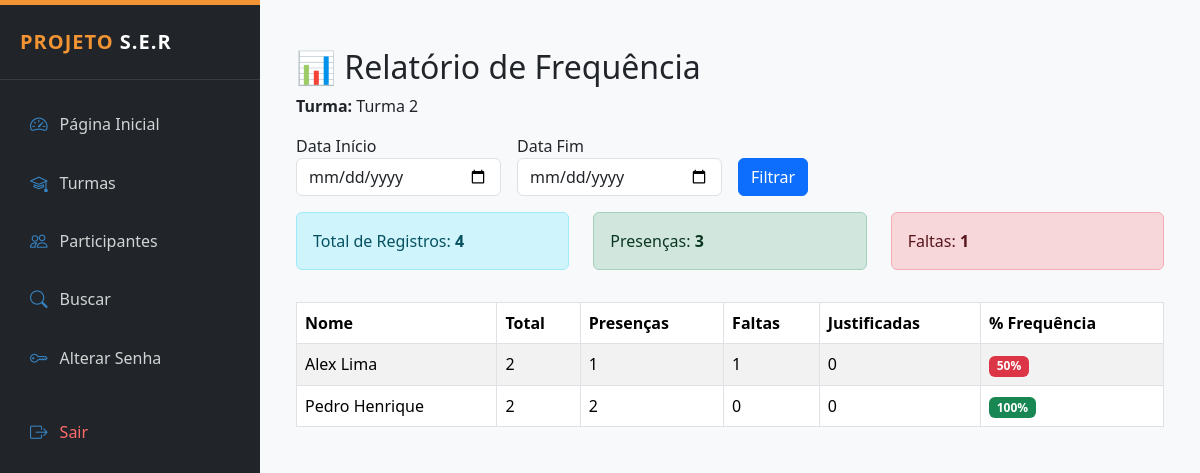
The page /public/presenca_relatorios.php?turma_id=3 on the database as committed earlier.
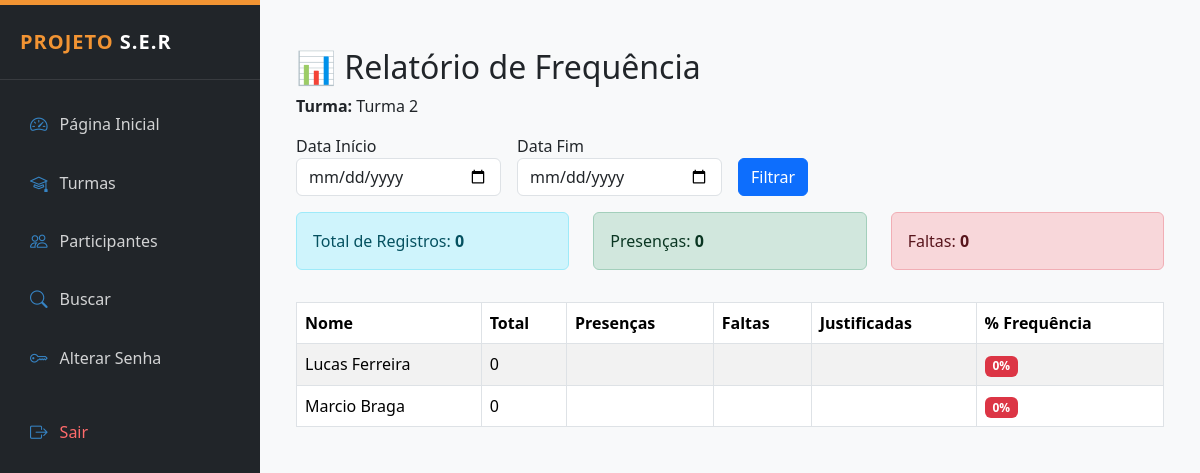
The same page on the database as committed later.
### tables this page shows
CREATE TABLE `turmas` (
  `id` int(11) NOT NULL,
  `nome` varchar(120) NOT NULL,
  `descricao` text DEFAULT NULL,
  `responsavel` varchar(100) DEFAULT NULL,
  `data_inicio` date DEFAULT NULL,
  `data_fim` date DEFAULT NULL,
  `status` enum('ativa','encerrada') DEFAULT 'ativa',
  `criado_em` timestamp NOT NULL DEFAULT current_timestamp(),
  `usuario_id` int(11) DEFAULT NULL
);

CREATE TABLE `participantes` (
  `id` int(11) NOT NULL,
  `nome` varchar(120) NOT NULL,
  `numero_processo` varchar(50) DEFAULT NULL,
  `cpf` varchar(11) DEFAULT NULL,
  `data_nascimento` date DEFAULT NULL,
  `telefone` varchar(20) DEFAULT NULL,
  `email` varchar(120) DEFAULT NULL,
  `endereco` varchar(150) DEFAULT NULL,
  `bairro` varchar(100) DEFAULT NULL,
  `turma_id` int(11) DEFAULT NULL,
  `observacoes` text DEFAULT NULL,
  `criado_em` timestamp NOT NULL DEFAULT current_timestamp(),
  `caso_id` int(11) DEFAULT NULL,
  `status` enum('ativo','inativo') DEFAULT 'ativo',
  `total_passagens` int(11) DEFAULT 1
);

### public/presenca_relatorios.php (the view, shortened to what this page needs)
<?php
require_once __DIR__ . "/../config/conexao.php";
require_once __DIR__ ."/../layout/admin_header.php";
$turma_id = $_GET['turma_id'] ?? null;
$data_inicio = $_GET['data_inicio'] ?? null;
$data_fim = $_GET['data_fim'] ?? null;
$stmt = $pdo->prepare("SELECT * FROM turmas WHERE id = ?");
$stmt->execute([$turma_id]);
$turma = $stmt->fetch();
$filtro_data = "";
$params = [$turma_id];
$stmt = $pdo->prepare("
SELECT
    p.id,
    p.nome,
    COUNT(pr.id) as total,
    SUM(pr.status = 'presente') as presencas,
    SUM(pr.status = 'falta') as faltas,
    SUM(pr.status = 'justificado') as justificadas
FROM participantes p
LEFT JOIN presencas pr ON pr.participante_id = p.id
LEFT JOIN turmas_sessoes ts ON ts.id = pr.sessao_id
WHERE p.turma_id = ?
$filtro_data
GROUP BY p.id
ORDER BY p.nome
");
$stmt->execute($params);
$dados = $stmt->fetchAll();
$total_aulas = 0;
$total_presencas = 0;
$total_faltas = 0;
foreach ($dados as $d) {
    $total_aulas += $d['total'];
    $total_presencas += $d['presencas'];
    $total_faltas += $d['faltas'];
}
?>
<div class="container mt-4">
<h2>📊 Relatório de Frequência</h2>
<p><strong>Turma:</strong> <?= $turma['nome'] ?></p>
<form method="GET" class="row g-3 mb-3">
    <div class="col-md-3">
        <label>Data Início</label>
        <input type="date" name="data_inicio" value="<?= $data_inicio ?>" class="form-control">
    </div>
    <div class="col-md-3">
        <label>Data Fim</label>
        <input type="date" name="data_fim" value="<?= $data_fim ?>" class="form-control">
    </div>
    <div class="col-md-3 align-self-end">
        <button class="btn btn-primary">Filtrar</button>
    </div>
</form>
<div class="row mb-3">
    <div class="col-md-4">
        <div class="alert alert-info">
            Total de Registros: <strong><?= $total_aulas ?></strong>
        </div>
    </div>
    <div class="col-md-4">
        <div class="alert alert-success">
            Presenças: <strong><?= $total_presencas ?></strong>
        </div>
    </div>
    <div class="col-md-4">
        <div class="alert alert-danger">
            Faltas: <strong><?= $total_faltas ?></strong>
        </div>
    </div>
</div>
<table class="table table-bordered table-striped">
<thead>
<tr>
    <th>Nome</th>
    <th>Total</th>
    <th>Presenças</th>
    <th>Faltas</th>
    <th>Justificadas</th>
    <th>% Frequência</th>
</tr>
</thead>
<tbody>
<?php foreach ($dados as $d):
$percentual = $d['total'] > 0 ? round(($d['presencas'] / $d['total']) * 100, 1) : 0;
?>
<tr>
    <td><?= $d['nome'] ?></td>
    <td><?= $d['total'] ?></td>
    <td><?= $d['presencas'] ?></td>
    <td><?= $d['faltas'] ?></td>
    <td><?= $d['justificadas'] ?></td>
    <td>
        <span class="badge <?= $percentual >= 75 ? 'bg-success' : 'bg-danger' ?>">
            <?= $percentual ?>%
        </span>
    </td>
</tr>
<?php endforeach; ?>
</tbody>
</table>
</div>
<?php require_once __DIR__ ."/../layout/admin_footer.php";?>

### layout/admin_header.php (shortened to what this page needs)
<!DOCTYPE html>
<html lang="pt-br">
<head>
    <link href="https://cdn.jsdelivr.net/npm/bootstrap@5.3.2/dist/css/bootstrap.min.css" rel="stylesheet">
    <link rel="stylesheet" href="https://cdn.jsdelivr.net/npm/bootstrap-icons@1.11.0/font/bootstrap-icons.css">
</head>
<body>
    <div class="d-flex">
        <div class="sidebar text-white shadow">
            <div class="brand-area">
                <h5 class="mb-0 fw-bold" style="letter-spacing: 1px;">
                    <span style="color: var(--ser-orange);">PROJETO</span> S.E.R
                </h5>
            </div>
            <ul class="nav flex-column">
                <li class="nav-item">
                    <a href="/public/dashboard.php" class="nav-link">
                        <i class="bi bi-speedometer2"></i> Página Inicial
                    </a>
                </li>
                <li class="nav-item">
                    <a href="/public/turmas_lista.php" class="nav-link">
                        <i class="bi bi-mortarboard"></i> Turmas
                    </a>
                </li>
                <li class="nav-item">
                    <a href="/public/participantes_lista.php" class="nav-link">
                        <i class="bi bi-people"></i> Participantes
                    </a>
                </li>
                <li class="nav-item">
                    <a href="/public/busca.php" class="nav-link">
                        <i class="bi bi-search"></i> Buscar
                    </a>
                </li>
                <li class="nav-item mt-auto">
                    <a href="/public/alterar_senha.php" class="nav-link">
                        <i class="bi bi-key"></i> Alterar Senha
                    </a>
                </li>
                <li class="nav-item mt-auto">
                    <a href="/public/logout.php" class="nav-link text-danger">
                        <i class="bi bi-box-arrow-right"></i> Sair
                    </a>
                </li>
            </ul>
        </div>
        <div class="flex-grow-1 p-4 bg-light">

### layout/admin_footer.php (shortened to what this page needs)
    </div>
</div>
</body>
</html>

### layout/admin_header.php (style rules this page uses)
:root { --ser-orange: #F29433; --ser-blue: #3684C4; --ser-wine: #A61C62; --ser-light: #f8f9fa; }
body { font-family: 'Segoe UI', Tahoma, Geneva, Verdana, sans-serif; background-color: var(--ser-light); }
.sidebar { width: 260px; min-height: 100vh; background-color: #212529; border-top: 5px solid var(--ser-orange); box-shadow: 2px 0 10px rgba(0, 0, 0, 0.1); transition: all 0.3s; }
.sidebar .nav-link { color: rgba(255, 255, 255, 0.8); padding: 12px 20px; border-radius: 8px; margin: 4px 10px; display: flex; align-items: center; transition: 0.2s; }
.sidebar .nav-link i { font-size: 1.1rem; margin-right: 12px; color: var(--ser-blue); }
.brand-area { padding: 25px 20px; border-bottom: 1px solid rgba(255, 255, 255, 0.1); margin-bottom: 15px; }
.sidebar .text-danger { color: #ff6b6b !important; margin-top: 20px; }

Rows that differ between the two databases and show on the page:
removed participantes: nome "Alex Lima", total "2", presencas "1", faltas "1", justificadas "0", percentual "50"
removed participantes: nome "Pedro Henrique", total "2", presencas "2", faltas "0", justificadas "0", percentual "100"
added participantes: nome "Lucas Ferreira", total "0", percentual "0"
added participantes: nome "Marcio Braga", total "0", percentual "0"
Other text that changed with them:
$total_aulas: "4" → "0"
$total_presencas: "3" → "0"
$total_faltas: "1" → "0"
